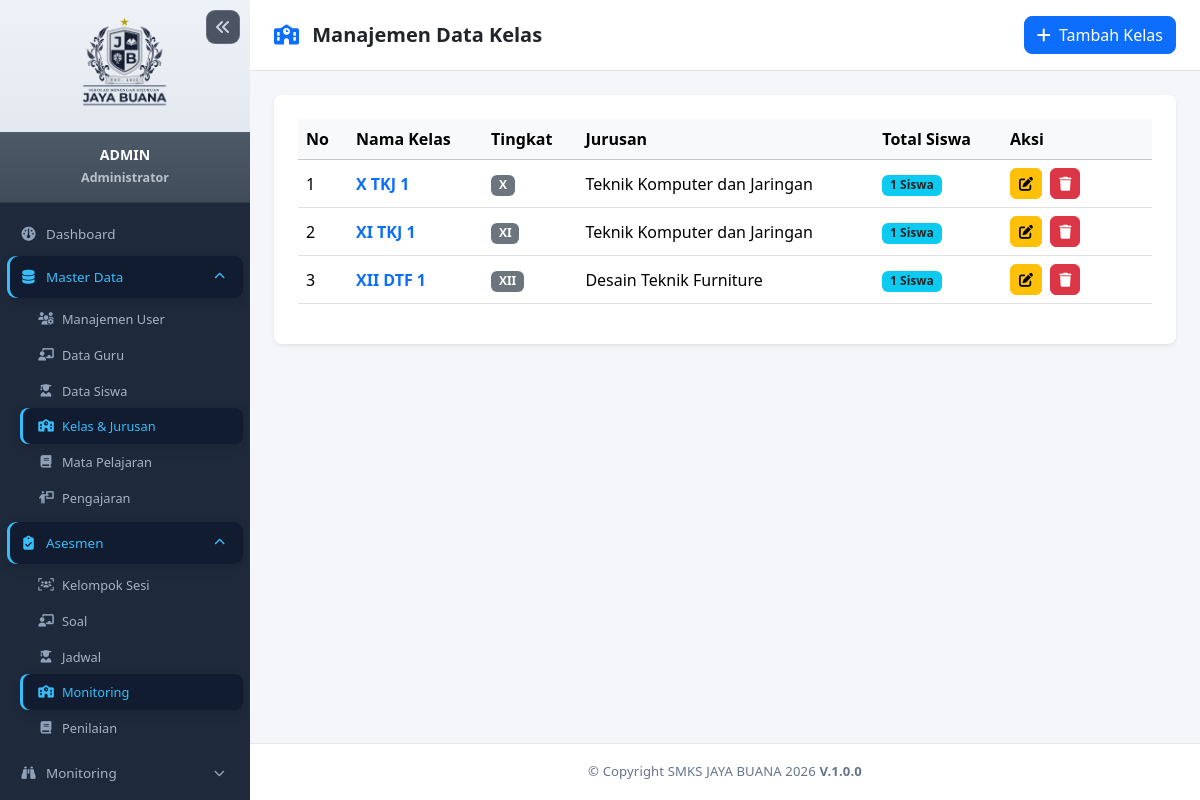
Page /admin/kelas.php (signed in) on the committed database.
### tables this page shows
CREATE TABLE `kelas` (
  `id` int(10) UNSIGNED NOT NULL,
  `nama_kelas` varchar(50) NOT NULL,
  `tingkat` enum('X','XI','XII') NOT NULL,
  `jurusan` varchar(100) NOT NULL,
  `created_at` timestamp NULL DEFAULT current_timestamp()
);

### config/helper.php (called while the page is built, shortened)
<?php
function sanitize($data) {
    return htmlspecialchars(trim($data), ENT_QUOTES, 'UTF-8');
}

### admin/kelas.php (the view, shortened to what this page needs)
<?php
require_once __DIR__ . '/../config/helper.php';
$db = Database::getInstance();
$stmt_list = $db->query("
    SELECT k.*,
           (SELECT COUNT(*) FROM siswa s WHERE s.kelas_id = k.id) as total_siswa
    FROM kelas k
    ORDER BY k.tingkat ASC, k.nama_kelas ASC
");
$daftar_kelas = $stmt_list->fetchAll();
?>
<?php require_once __DIR__ . '/../includes/header.php'; ?>
<?php require_once __DIR__ . '/../includes/sidebar.php'; ?>
<div id="page-content-wrapper">
    <nav class="navbar navbar-expand-lg navbar-light bg-white border-bottom px-4 py-3">
        <div class="d-flex align-items-center justify-content-between w-100">
            <h5 class="mb-0 fw-bold"><i class="fa-solid fa-school text-primary me-2"></i> Manajemen Data Kelas</h5>
            <button class="btn btn-primary rounded-3" data-bs-toggle="modal" data-bs-target="#modalTambahKelas">
                <i class="fa-solid fa-plus me-1"></i> Tambah Kelas
            </button>
        </div>
    </nav>
    <div class="container-fluid p-4">
        <div class="card border-0 shadow-sm rounded-3">
            <div class="card-body p-4">
                <div class="table-responsive">
                    <table class="table table-hover align-middle">
                        <thead class="table-light">
                            <tr>
                                <th width="50">No</th>
                                <th>Nama Kelas</th>
                                <th>Tingkat</th>
                                <th>Jurusan</th>
                                <th>Total Siswa</th>
                                <th width="150">Aksi</th>
                            </tr>
                        </thead>
                        <tbody>
                            <?php if (empty($daftar_kelas)): ?>
                                <tr>
                                    <td colspan="6" class="text-center py-4 text-muted">Belum ada data kelas yang terdaftar.</td>
                                </tr>
                            <?php else: ?>
                                <?php $no = 1; foreach ($daftar_kelas as $k): ?>
                                    <tr>
                                        <td><?= $no++ ?></td>
                                        <td><strong class="text-primary"><?= sanitize($k['nama_kelas']) ?></strong></td>
                                        <td><span class="badge bg-secondary"><?= sanitize($k['tingkat']) ?></span></td>
                                        <td><?= sanitize($k['jurusan']) ?></td>
                                        <td><span class="badge bg-info text-dark"><?= $k['total_siswa'] ?> Siswa</span></td>
                                        <td>
                                            <button class="btn btn-sm btn-warning me-1 rounded-2"
                                                    data-bs-toggle="modal"
                                                    data-bs-target="#modalEditKelas<?= $k['id'] ?>">
                                                <i class="fa-solid fa-pen-to-square"></i>
                                            </button>
                                            <a href="kelas.php?hapus=<?= $k['id'] ?>"
                                               class="btn btn-sm btn-danger rounded-2"
                                               onclick="return confirm('Apakah Anda yakin ingin menghapus kelas ini?');">
                                                <i class="fa-solid fa-trash"></i>
                                            </a>
                                        </td>
                                    </tr>
                                <?php endforeach; ?>
                            <?php endif; ?>
                        </tbody>
                    </table>
                </div>
            </div>
        </div>
    </div>
</div>
<?php require_once __DIR__ . '/../includes/footer.php'; ?>

### includes/header.php (style rules this page uses)
:root { --sidebar-width: 250px; }
body { background-color: #f4f6f9; font-family: 'Segoe UI', Tahoma, Geneva, Verdana, sans-serif; }
#page-content-wrapper { flex-grow: 1; overflow-y: auto; }

### includes/footer.php (style rules this page uses)
#page-content-wrapper { display: flex; flex-direction: column; }

### rows in the picture
kelas: nama_kelas "X TKJ 1", tingkat "X", jurusan "Teknik Komputer dan Jaringan", total_siswa "1"
kelas: nama_kelas "XI TKJ 1", tingkat "XI", jurusan "Teknik Komputer dan Jaringan", total_siswa "1"
kelas: nama_kelas "XII DTF 1", tingkat "XII", jurusan "Desain Teknik Furniture", total_siswa "1"

### other values in the picture
$sidebar_profile_name "ADMIN"
$sidebar_profile_role "Administrator"
